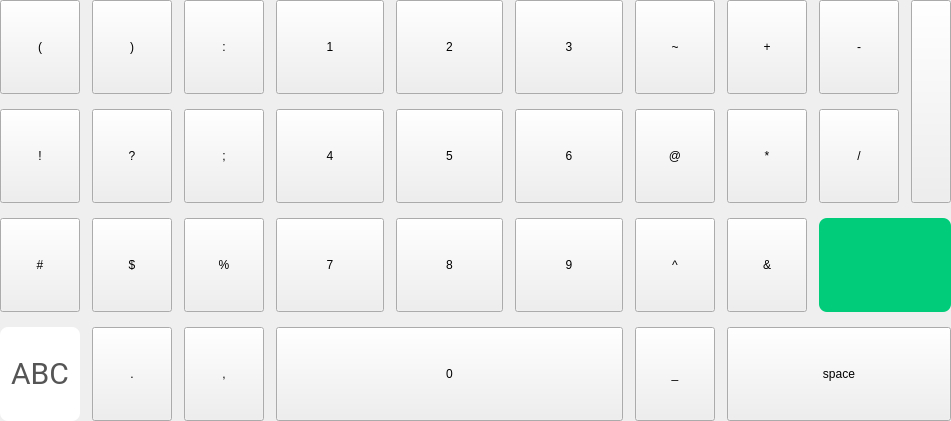
     <widget class="QWidget" name="page_2">
      <layout class="QGridLayout" name="gridLayout_6">
       <property name="leftMargin">
        <number>0</number>
       </property>
       <property name="topMargin">
        <number>0</number>
       </property>
       <property name="rightMargin">
        <number>0</number>
       </property>
       <property name="bottomMargin">
        <number>0</number>
       </property>
       <item row="0" column="0">
        <layout class="QGridLayout" name="gridLayout_4">
         <property name="horizontalSpacing">
          <number>12</number>
         </property>
         <property name="verticalSpacing">
          <number>15</number>
         </property>
         <item row="0" column="0">
          <widget class="QPushButton" name="pushButton_11">
           <property name="minimumSize">
            <size>
             <width>80</width>
             <height>94</height>
            </size>
           </property>
           <property name="maximumSize">
            <size>
             <width>80</width>
             <height>94</height>
            </size>
           </property>
           <property name="focusPolicy">
            <enum>Qt::NoFocus</enum>
           </property>
           <property name="text">
            <string>(</string>
           </property>
           <attribute name="buttonGroup">
            <string notr="true">buttonGroup</string>
           </attribute>
          </widget>
         </item>
         <item row="0" column="1">
          <widget class="QPushButton" name="pushButton_12">
           <property name="minimumSize">
            <size>
             <width>80</width>
             <height>94</height>
            </size>
           </property>
           <property name="maximumSize">
            <size>
             <width>80</width>
             <height>94</height>
            </size>
           </property>
           <property name="focusPolicy">
            <enum>Qt::NoFocus</enum>
           </property>
           <property name="text">
            <string>)</string>
           </property>
           <attribute name="buttonGroup">
            <string notr="true">buttonGroup</string>
           </attribute>
          </widget>
         </item>
         <item row="0" column="2">
          <widget class="QPushButton" name="pushButton_26">
           <property name="minimumSize">
            <size>
             <width>80</width>
             <height>94</height>
            </size>
           </property>
           <property name="maximumSize">
            <size>
             <width>80</width>
             <height>94</height>
            </size>
           </property>
           <property name="focusPolicy">
            <enum>Qt::NoFocus</enum>
           </property>
           <property name="text">
            <string>:</string>
           </property>
           <attribute name="buttonGroup">
            <string notr="true">buttonGroup</string>
           </attribute>
          </widget>
         </item>
         <item row="0" column="3">
          <widget class="QPushButton" name="pushButton_29">
           <property name="minimumSize">
            <size>
             <width>108</width>
             <height>94</height>
            </size>
           </property>
           <property name="maximumSize">
            <size>
             <width>108</width>
             <height>94</height>
            </size>
           </property>
           <property name="focusPolicy">
            <enum>Qt::NoFocus</enum>
           </property>
           <property name="text">
            <string>1</string>
           </property>
           <attribute name="buttonGroup">
            <string notr="true">buttonGroup</string>
           </attribute>
          </widget>
         </item>
         <item row="0" column="4">
          <widget class="QPushButton" name="pushButton_41">
           <property name="minimumSize">
            <size>
             <width>107</width>
             <height>94</height>
            </size>
           </property>
           <property name="maximumSize">
            <size>
             <width>107</width>
             <height>94</height>
            </size>
           </property>
           <property name="focusPolicy">
            <enum>Qt::NoFocus</enum>
           </property>
           <property name="text">
            <string>2</string>
           </property>
           <attribute name="buttonGroup">
            <string notr="true">buttonGroup</string>
           </attribute>
          </widget>
         </item>
         <item row="0" column="5">
          <widget class="QPushButton" name="pushButton_42">
           <property name="minimumSize">
            <size>
             <width>108</width>
             <height>94</height>
            </size>
           </property>
           <property name="maximumSize">
            <size>
             <width>108</width>
             <height>94</height>
            </size>
           </property>
           <property name="focusPolicy">
            <enum>Qt::NoFocus</enum>
           </property>
           <property name="text">
            <string>3</string>
           </property>
           <attribute name="buttonGroup">
            <string notr="true">buttonGroup</string>
           </attribute>
          </widget>
         </item>
         <item row="0" column="6">
          <widget class="QPushButton" name="pushButton_43">
           <property name="minimumSize">
            <size>
             <width>80</width>
             <height>94</height>
            </size>
           </property>
           <property name="maximumSize">
            <size>
             <width>80</width>
             <height>94</height>
            </size>
           </property>
           <property name="focusPolicy">
            <enum>Qt::NoFocus</enum>
           </property>
           <property name="text">
            <string>~</string>
           </property>
           <attribute name="buttonGroup">
            <string notr="true">buttonGroup</string>
           </attribute>
          </widget>
         </item>
         <item row="0" column="7">
          <widget class="QPushButton" name="pushButton_44">
           <property name="minimumSize">
            <size>
             <width>80</width>
             <height>94</height>
            </size>
           </property>
           <property name="maximumSize">
            <size>
             <width>80</width>
             <height>94</height>
            </size>
           </property>
           <property name="focusPolicy">
            <enum>Qt::NoFocus</enum>
           </property>
           <property name="text">
            <string>+</string>
           </property>
           <attribute name="buttonGroup">
            <string notr="true">buttonGroup</string>
           </attribute>
          </widget>
         </item>
         <item row="0" column="8">
          <widget class="QPushButton" name="pushButton_45">
           <property name="minimumSize">
            <size>
             <width>79</width>
             <height>94</height>
            </size>
           </property>
           <property name="maximumSize">
            <size>
             <width>80</width>
             <height>94</height>
            </size>
           </property>
           <property name="focusPolicy">
            <enum>Qt::NoFocus</enum>
           </property>
           <property name="text">
            <string>-</string>
           </property>
           <attribute name="buttonGroup">
            <string notr="true">buttonGroup</string>
           </attribute>
          </widget>
         </item>
         <item row="1" column="0">
          <widget class="QPushButton" name="pushButton_47">
           <property name="minimumSize">
            <size>
             <width>80</width>
             <height>94</height>
            </size>
           </property>
           <property name="maximumSize">
            <size>
             <width>80</width>
             <height>94</height>
            </size>
           </property>
           <property name="focusPolicy">
            <enum>Qt::NoFocus</enum>
           </property>
           <property name="text">
            <string>!</string>
           </property>
           <attribute name="buttonGroup">
            <string notr="true">buttonGroup</string>
           </attribute>
          </widget>
         </item>
         <item row="1" column="1">
          <widget class="QPushButton" name="pushButton_48">
           <property name="minimumSize">
            <size>
             <width>80</width>
             <height>94</height>
            </size>
           </property>
           <property name="maximumSize">
            <size>
             <width>80</width>
             <height>94</height>
            </size>
           </property>
           <property name="focusPolicy">
            <enum>Qt::NoFocus</enum>
           </property>
           <property name="text">
            <string>?</string>
           </property>
           <attribute name="buttonGroup">
            <string notr="true">buttonGroup</string>
           </attribute>
          </widget>
         </item>
         <item row="1" column="2">
          <widget class="QPushButton" name="pushButton_49">
           <property name="minimumSize">
            <size>
             <width>80</width>
             <height>94</height>
            </size>
           </property>
           <property name="maximumSize">
            <size>
             <width>80</width>
             <height>94</height>
            </size>
           </property>
           <property name="focusPolicy">
            <enum>Qt::NoFocus</enum>
           </property>
           <property name="text">
            <string>;</string>
           </property>
           <attribute name="buttonGroup">
            <string notr="true">buttonGroup</string>
           </attribute>
          </widget>
         </item>
         <item row="1" column="3">
          <widget class="QPushButton" name="pushButton_50">
           <property name="minimumSize">
            <size>
             <width>108</width>
             <height>94</height>
            </size>
           </property>
           <property name="maximumSize">
            <size>
             <width>108</width>
             <height>94</height>
            </size>
           </property>
           <property name="focusPolicy">
            <enum>Qt::NoFocus</enum>
           </property>
           <property name="text">
            <string>4</string>
           </property>
           <attribute name="buttonGroup">
            <string notr="true">buttonGroup</string>
           </attribute>
          </widget>
         </item>
         <item row="1" column="4">
          <widget class="QPushButton" name="pushButton_52">
           <property name="minimumSize">
            <size>
             <width>107</width>
             <height>94</height>
            </size>
           </property>
           <property name="maximumSize">
            <size>
             <width>107</width>
             <height>94</height>
            </size>
           </property>
           <property name="focusPolicy">
            <enum>Qt::NoFocus</enum>
           </property>
           <property name="text">
            <string>5</string>
           </property>
           <attribute name="buttonGroup">
            <string notr="true">buttonGroup</string>
           </attribute>
          </widget>
         </item>
         <item row="1" column="5">
          <widget class="QPushButton" name="pushButton_53">
           <property name="minimumSize">
            <size>
             <width>108</width>
             <height>94</height>
            </size>
           </property>
           <property name="maximumSize">
            <size>
             <width>108</width>
             <height>94</height>
            </size>
           </property>
           <property name="focusPolicy">
            <enum>Qt::NoFocus</enum>
           </property>
           <property name="text">
            <string>6</string>
           </property>
           <attribute name="buttonGroup">
            <string notr="true">buttonGroup</string>
           </attribute>
          </widget>
         </item>
         <item row="1" column="6">
          <widget class="QPushButton" name="pushButton_54">
           <property name="minimumSize">
            <size>
             <width>80</width>
             <height>94</height>
            </size>
           </property>
           <property name="maximumSize">
            <size>
             <width>80</width>
             <height>94</height>
            </size>
           </property>
           <property name="focusPolicy">
            <enum>Qt::NoFocus</enum>
           </property>
           <property name="text">
            <string>@</string>
           </property>
           <attribute name="buttonGroup">
            <string notr="true">buttonGroup</string>
           </attribute>
          </widget>
         </item>
         <item row="1" column="7">
          <widget class="QPushButton" name="pushButton_55">
           <property name="minimumSize">
            <size>
             <width>80</width>
             <height>94</height>
            </size>
           </property>
           <property name="maximumSize">
            <size>
             <width>80</width>
             <height>94</height>
            </size>
           </property>
           <property name="focusPolicy">
            <enum>Qt::NoFocus</enum>
           </property>
           <property name="text">
            <string>*</string>
           </property>
           <attribute name="buttonGroup">
            <string notr="true">buttonGroup</string>
           </attribute>
          </widget>
         </item>
         <item row="1" column="8">
          <widget class="QPushButton" name="pushButton_56">
           <property name="minimumSize">
            <size>
             <width>79</width>
             <height>94</height>
            </size>
           </property>
           <property name="maximumSize">
            <size>
             <width>80</width>
             <height>94</height>
            </size>
           </property>
           <property name="focusPolicy">
            <enum>Qt::NoFocus</enum>
           </property>
           <property name="text">
            <string>/</string>
           </property>
           <attribute name="buttonGroup">
            <string notr="true">buttonGroup</string>
           </attribute>
          </widget>
         </item>
         <item row="2" column="0">
          <widget class="QPushButton" name="pushButton_58">
           <property name="minimumSize">
            <size>
             <width>80</width>
             <height>94</height>
            </size>
           </property>
           <property name="maximumSize">
            <size>
             <width>80</width>
             <height>94</height>
            </size>
           </property>
           <property name="focusPolicy">
            <enum>Qt::NoFocus</enum>
           </property>
           <property name="text">
            <string>#</string>
           </property>
           <property name="iconSize">
            <size>
             <width>80</width>
             <height>94</height>
            </size>
           </property>
           <attribute name="buttonGroup">
            <string notr="true">buttonGroup</string>
           </attribute>
          </widget>
         </item>
         <item row="2" column="1">
          <widget class="QPushButton" name="pushButton_60">
           <property name="minimumSize">
            <size>
             <width>80</width>
             <height>94</height>
            </size>
           </property>
           <property name="maximumSize">
            <size>
             <width>80</width>
             <height>94</height>
            </size>
           </property>
           <property name="focusPolicy">
            <enum>Qt::NoFocus</enum>
           </property>
           <property name="text">
            <string>$</string>
           </property>
           <property name="iconSize">
            <size>
             <width>80</width>
             <height>94</height>
            </size>
           </property>
           <attribute name="buttonGroup">
            <string notr="true">buttonGroup</string>
           </attribute>
          </widget>
         </item>
         <item row="2" column="2">
          <widget class="QPushButton" name="pushButton_61">
           <property name="minimumSize">
            <size>
             <width>80</width>
             <height>94</height>
            </size>
           </property>
           <property name="maximumSize">
            <size>
             <width>80</width>
             <height>94</height>
            </size>
           </property>
           <property name="focusPolicy">
            <enum>Qt::NoFocus</enum>
           </property>
           <property name="text">
            <string>%</string>
           </property>
           <property name="iconSize">
            <size>
             <width>80</width>
             <height>94</height>
            </size>
           </property>
           <attribute name="buttonGroup">
            <string notr="true">buttonGroup</string>
           </attribute>
          </widget>
         </item>
         <item row="2" column="3">
          <widget class="QPushButton" name="pushButton_62">
           <property name="minimumSize">
            <size>
             <width>108</width>
             <height>94</height>
            </size>
           </property>
           <property name="maximumSize">
            <size>
             <width>108</width>
             <height>94</height>
            </size>
           </property>
           <property name="focusPolicy">
            <enum>Qt::NoFocus</enum>
           </property>
           <property name="text">
            <string>7</string>
           </property>
           <property name="iconSize">
            <size>
             <width>80</width>
             <height>94</height>
            </size>
           </property>
           <attribute name="buttonGroup">
            <string notr="true">buttonGroup</string>
           </attribute>
          </widget>
         </item>
         <item row="2" column="4">
          <widget class="QPushButton" name="pushButton_63">
           <property name="minimumSize">
            <size>
             <width>107</width>
             <height>94</height>
            </size>
           </property>
           <property name="maximumSize">
            <size>
             <width>107</width>
             <height>94</height>
            </size>
           </property>
           <property name="focusPolicy">
            <enum>Qt::NoFocus</enum>
           </property>
           <property name="text">
            <string>8</string>
           </property>
           <property name="iconSize">
            <size>
             <width>80</width>
             <height>94</height>
            </size>
           </property>
           <attribute name="buttonGroup">
            <string notr="true">buttonGroup</string>
           </attribute>
          </widget>
         </item>
         <item row="2" column="5">
          <widget class="QPushButton" name="pushButton_64">
           <property name="minimumSize">
            <size>
             <width>108</width>
             <height>94</height>
            </size>
           </property>
           <property name="maximumSize">
            <size>
             <width>108</width>
             <height>94</height>
            </size>
           </property>
           <property name="focusPolicy">
            <enum>Qt::NoFocus</enum>
           </property>
           <property name="text">
            <string>9</string>
           </property>
           <property name="iconSize">
            <size>
             <width>80</width>
             <height>94</height>
            </size>
           </property>
           <attribute name="buttonGroup">
            <string notr="true">buttonGroup</string>
           </attribute>
          </widget>
         </item>
         <item row="2" column="6">
          <widget class="QPushButton" name="pushButton_65">
           <property name="minimumSize">
            <size>
             <width>80</width>
             <height>94</height>
            </size>
           </property>
           <property name="maximumSize">
            <size>
             <width>80</width>
             <height>94</height>
            </size>
           </property>
           <property name="focusPolicy">
            <enum>Qt::NoFocus</enum>
           </property>
           <property name="text">
            <string>^</string>
           </property>
           <property name="iconSize">
            <size>
             <width>80</width>
             <height>94</height>
            </size>
           </property>
           <attribute name="buttonGroup">
            <string notr="true">buttonGroup</string>
           </attribute>
          </widget>
         </item>
         <item row="2" column="7">
          <widget class="QPushButton" name="pushButton_66">
           <property name="minimumSize">
            <size>
             <width>80</width>
             <height>94</height>
            </size>
           </property>
           <property name="maximumSize">
            <size>
             <width>80</width>
             <height>94</height>
            </size>
           </property>
           <property name="focusPolicy">
            <enum>Qt::NoFocus</enum>
           </property>
           <property name="text">
            <string>&amp;&amp;</string>
           </property>
           <property name="iconSize">
            <size>
             <width>80</width>
             <height>94</height>
            </size>
           </property>
          </widget>
         </item>
         <item row="3" column="0">
          <widget class="QPushButton" name="pushButton_change_abc">
           <property name="minimumSize">
            <size>
             <width>80</width>
             <height>94</height>
            </size>
           </property>
           <property name="maximumSize">
            <size>
             <width>80</width>
             <height>94</height>
            </size>
           </property>
           <property name="focusPolicy">
            <enum>Qt::NoFocus</enum>
           </property>
           <property name="styleSheet">
            <string notr="true">QPushButton{background-color: #ffffff; border:none; border-radius:8px; color:#555555;font-family: Roboto;  font-size: 30px;  font-weight: normal;}
QPushButton:pressed{background-color: #DFDFDF;}</string>
           </property>
           <property name="text">
            <string>ABC</string>
           </property>
           <property name="iconSize">
            <size>
             <width>80</width>
             <height>94</height>
            </size>
           </property>
          </widget>
         </item>
         <item row="3" column="1">
          <widget class="QPushButton" name="pushButton_68">
           <property name="minimumSize">
            <size>
             <width>80</width>
             <height>94</height>
            </size>
           </property>
           <property name="maximumSize">
            <size>
             <width>80</width>
             <height>94</height>
            </size>
           </property>
           <property name="focusPolicy">
            <enum>Qt::NoFocus</enum>
           </property>
           <property name="text">
            <string>.</string>
           </property>
           <property name="iconSize">
            <size>
             <width>80</width>
             <height>94</height>
            </size>
           </property>
           <attribute name="buttonGroup">
            <string notr="true">buttonGroup</string>
           </attribute>
          </widget>
         </item>
         <item row="3" column="2">
          <widget class="QPushButton" name="pushButton_69">
           <property name="minimumSize">
            <size>
             <width>80</width>
             <height>94</height>
            </size>
           </property>
           <property name="maximumSize">
            <size>
             <width>80</width>
             <height>94</height>
            </size>
           </property>
           <property name="focusPolicy">
            <enum>Qt::NoFocus</enum>
           </property>
           <property name="text">
            <string>,</string>
           </property>
           <property name="iconSize">
            <size>
             <width>80</width>
             <height>94</height>
            </size>
           </property>
           <attribute name="buttonGroup">
            <string notr="true">buttonGroup</string>
           </attribute>
          </widget>
         </item>
         <item row="3" column="6">
          <widget class="QPushButton" name="pushButton_74">
           <property name="minimumSize">
            <size>
             <width>80</width>
             <height>94</height>
            </size>
           </property>
           <property name="maximumSize">
            <size>
             <width>80</width>
             <height>94</height>
            </size>
           </property>
           <property name="focusPolicy">
            <enum>Qt::NoFocus</enum>
           </property>
           <property name="text">
            <string>_</string>
           </property>
           <property name="iconSize">
            <size>
             <width>80</width>
             <height>94</height>
            </size>
           </property>
           <attribute name="buttonGroup">
            <string notr="true">buttonGroup</string>
           </attribute>
          </widget>
         </item>
         <item row="0" column="9" rowspan="2" colspan="2">
          <widget class="QPushButton" name="pushButton_backSpace_2">
           <property name="minimumSize">
            <size>
             <width>0</width>
             <height>0</height>
            </size>
           </property>
           <property name="maximumSize">
            <size>
             <width>16777215</width>
             <height>203</height>
            </size>
           </property>
           <property name="focusPolicy">
            <enum>Qt::NoFocus</enum>
           </property>
           <property name="text">
            <string/>
           </property>
           <property name="icon">
            <iconset resource="images.qrc">
             <normaloff>:/images/ic_numberpad_delete.png</normaloff>:/images/ic_numberpad_delete.png</iconset>
           </property>
           <property name="iconSize">
            <size>
             <width>48</width>
             <height>48</height>
            </size>
           </property>
          </widget>
         </item>
         <item row="2" column="8" colspan="3">
          <widget class="QPushButton" name="pushButton_enter_2">
           <property name="minimumSize">
            <size>
             <width>0</width>
             <height>94</height>
            </size>
           </property>
           <property name="maximumSize">
            <size>
             <width>16777215</width>
             <height>93</height>
            </size>
           </property>
           <property name="focusPolicy">
            <enum>Qt::NoFocus</enum>
           </property>
           <property name="styleSheet">
            <string notr="true">QPushButton{background-color: #00cc79; border:none; border-radius:8px;}
QPushButton:pressed{background-color: #DFDFDF;}</string>
           </property>
           <property name="text">
            <string/>
           </property>
           <property name="icon">
            <iconset resource="images.qrc">
             <normaloff>:/images/ic_numberpad_enter.png</normaloff>:/images/ic_numberpad_enter.png</iconset>
           </property>
           <property name="iconSize">
            <size>
             <width>48</width>
             <height>48</height>
            </size>
           </property>
          </widget>
         </item>
         <item row="3" column="7" colspan="4">
          <widget class="QPushButton" name="pushButton_space_2">
           <property name="minimumSize">
            <size>
             <width>0</width>
             <height>94</height>
            </size>
           </property>
           <property name="maximumSize">
            <size>
             <width>16777215</width>
             <height>94</height>
            </size>
           </property>
           <property name="focusPolicy">
            <enum>Qt::NoFocus</enum>
           </property>
           <property name="text">
            <string>space</string>
           </property>
           <property name="iconSize">
            <size>
             <width>263</width>
             <height>94</height>
            </size>
           </property>
          </widget>
         </item>
         <item row="3" column="3" colspan="3">
          <widget class="QPushButton" name="pushButton_71">
           <property name="minimumSize">
            <size>
             <width>0</width>
             <height>94</height>
            </size>
           </property>
           <property name="maximumSize">
            <size>
             <width>16777215</width>
             <height>94</height>
            </size>
           </property>
           <property name="focusPolicy">
            <enum>Qt::NoFocus</enum>
           </property>
           <property name="text">
            <string>0</string>
           </property>
           <property name="iconSize">
            <size>
             <width>80</width>
             <height>94</height>
            </size>
           </property>
           <attribute name="buttonGroup">
            <string notr="true">buttonGroup</string>
           </attribute>
          </widget>
         </item>
        </layout>
       </item>
      </layout>
     </widget>
